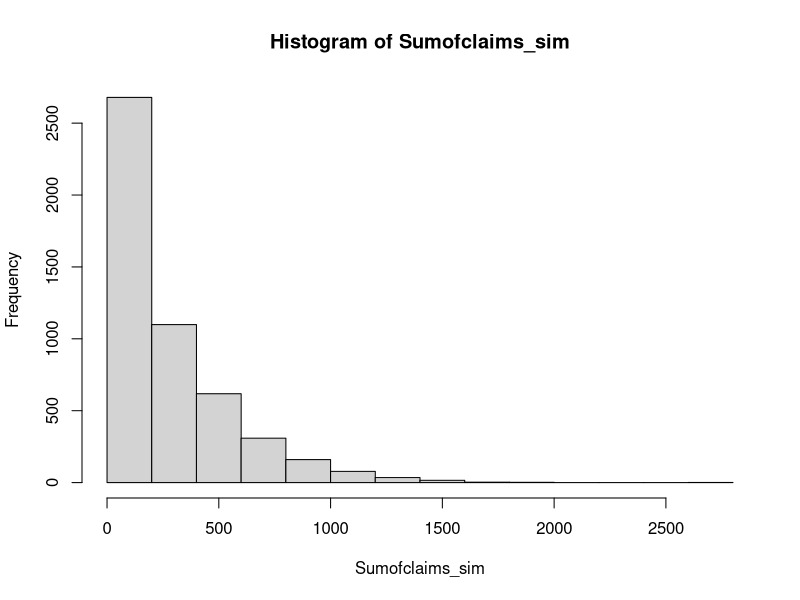

The R source for this figure:
## ---- chunk 1
set.seed(2000)
rate1 <- 0.006
q1 <- 0.002
n1 <- 300
rate2 <- 0.007
q2 <- 0.001
n2 <- 500
rate3 <- 0.006
q3 <- 0.003
n3 <- 200

## ---- chunk 2
Sumofclaims_sim <- numeric(5000)
Total_policies = n1+n2+n3
for (j in 1:5000){
x<-numeric(Total_policies)
for (i in 1:Total_policies)
{if (i<= n1){rate=rate1} else{if(i<=n1+n2){rate=rate2}else{rate=rate3}}
x[i] <- rexp(1,rate=rate)}
death<-numeric(1000)
for (i in 1:Total_policies)
{if (i<= n1){prob=q1} else{if(i<=n1+n2){prob=q2}else{prob=q3}}
death[i] <- rbinom(1,size=1,prob)}
sim_claim <- x*death
sim_claim<-sum(sim_claim)
Sumofclaims_sim[j] <- sim_claim
}
## ---- chunk 3
summary(Sumofclaims_sim)
## ---- chunk 4
hist(Sumofclaims_sim)
